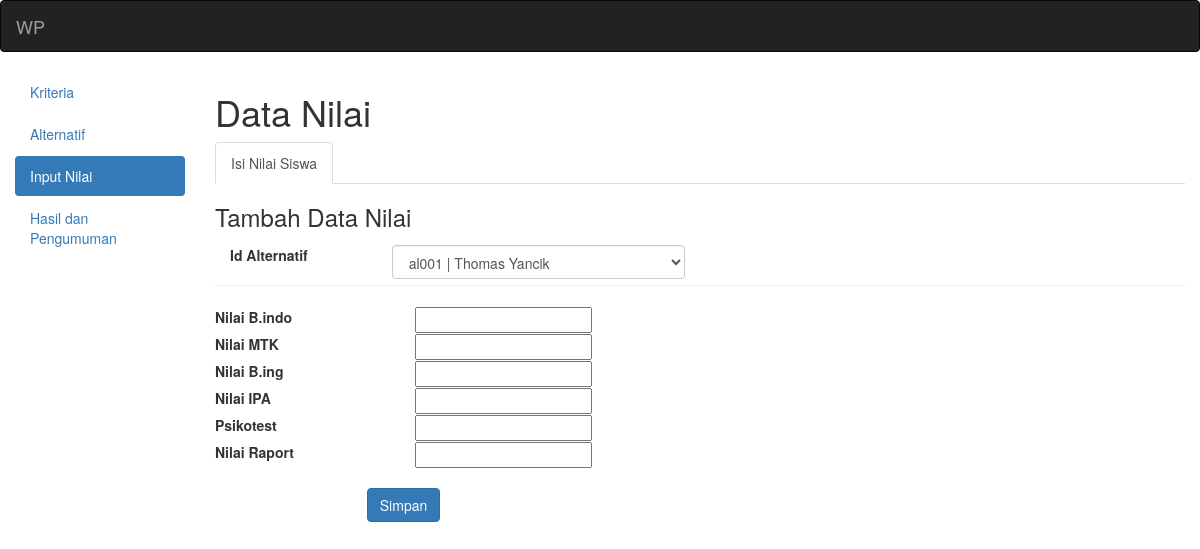
Screenshot of /?a=nilai with the database file from the repository.
### tables this page shows
CREATE TABLE `kriteria` (
  `id_kriteria` varchar(5) NOT NULL,
  `nama_kriteria` varchar(45) NOT NULL,
  `bobot` double NOT NULL,
  `sifat` varchar(15) NOT NULL
);

### nilaimatrik.php (the view, shortened to what this page needs)
<h1>Data Nilai</h1>
<ul class="nav nav-tabs">
  <li class="active" ><a href="index.php?a=kriteria&k=kriteria">Isi Nilai Siswa</a></li>
</ul>
<div class="box-header">
    <h3 class="box-title">Tambah Data Nilai</h3>
</div>
<form method="POST" action="">
<div class="form-group">
							<label class="control-label col-lg-2">Id Alternatif</label>
							<div class="col-lg-4">
								<select name="id_alt" class="form-control">
								<?php
								include ("konfig/koneksi.php");
								$s=mysqli_query($koneksi, "select * from alternatif");
								while($d=mysqli_fetch_assoc($s)){
								?>
									<option value="<?php echo $d['id_alternatif'] ?>"><?php echo $d['id_alternatif']." | ".$d['nm_alternatif'] ?></option>
								<?php
								}
								?>
								</select>
							</div>
						</div>
						<br />
<hr />
	<div class="form-group">
								<?php
								$i=1;
								$alt=mysqli_query($koneksi, "select * from kriteria");
			while($dalt=mysqli_fetch_assoc($alt)){
								?>
	<table   align="left">
		<tr>
		<td width="200" >
			<label ><?php echo $dalt['nama_kriteria']; ?></label>
		</td>
			<div class="col-md-12">
		<td width="80">
			<input type="text" name="nilai<?php echo $i; ?>"/>
		</td>
		</tr>
		<?php
		$i++;
		}
		?>
		<tr>
		<td colspan=5 align="center">
		<br></b><input type="submit" name="simpan" value="Simpan" class="btn btn-primary">
		</td>
		</tr>
	</table>
	</div>
</div>

### rows the page displays
kriteria: nama_kriteria "Nilai B.indo"
kriteria: nama_kriteria "Nilai MTK"
kriteria: nama_kriteria "Nilai B.ing"
kriteria: nama_kriteria "Nilai IPA"
kriteria: nama_kriteria "Psikotest"
kriteria: nama_kriteria "Nilai Raport"

### other values shown
form field id_alt "al001 | Thomas Yancik"
